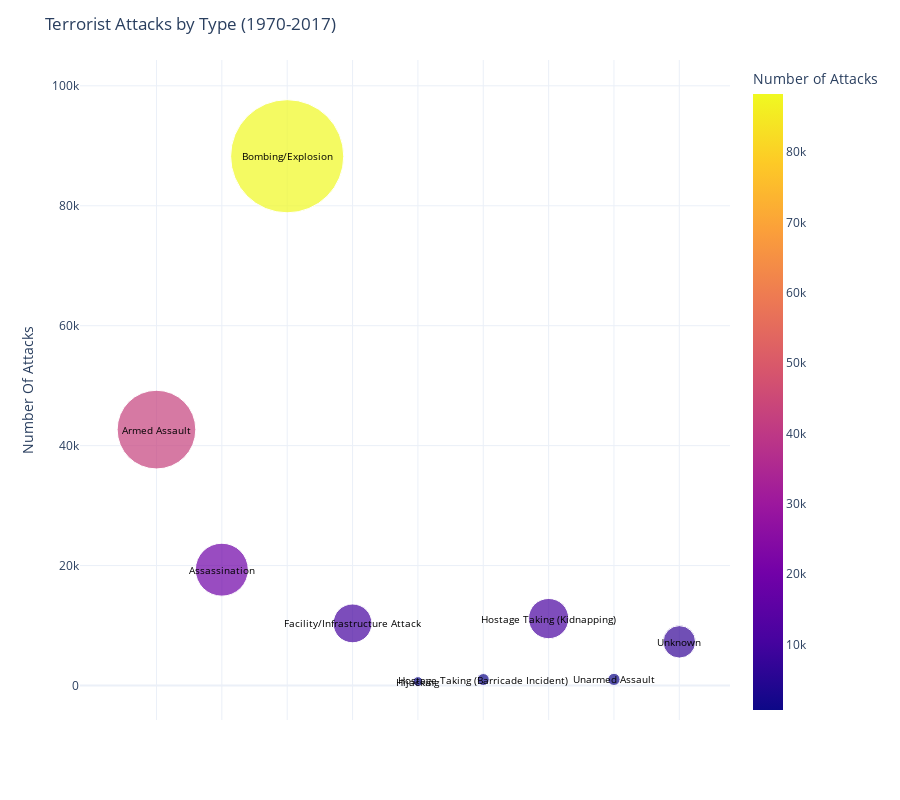

Notebook code cell kept with this figure:
### Markdown cell above
### Q8  - Terrorist Attacks by Type (1970-2017)

### Code cell
attacks_type = data.groupby('attacktype1_txt')['eventid'].count().reset_index()


fig7 = px.scatter(attacks_type, x='attacktype1_txt', y='eventid', size='eventid',
                 color='eventid', color_continuous_scale=px.colors.sequential.Plasma,
                 hover_name='attacktype1_txt', labels={'eventid': 'Number of Attacks', 'attacktype1_txt': 'Country'},
                 template='plotly_white', size_max = 80)

# Add text labels to the plot
for i, row in attacks_type.iterrows():
    fig7.add_annotation(x=row['attacktype1_txt'], y=row['eventid'], text=row['attacktype1_txt'],
                       font=dict(size=10, color='black'), showarrow=False)

# Update the plot layout
fig7.update_layout(title='Terrorist Attacks by Type (1970-2017)',
                  xaxis_title='',
                  yaxis_title='Number Of Attacks',
                  plot_bgcolor='white')

# Hide the x-axis tick labels
fig7.update_xaxes(showticklabels=False)

# Set the size of the plot
fig7.update_layout(width=900, height=800)

# Show the plot
fig7.show()

### Figure 1 — Plotly figure (JSON) as saved in the notebook; plotly's stock layout.template omitted (floating-point values rounded to 4 significant figures)
{"data": [{"hovertemplate": "<b>%{hovertext}</b><br><br>Country=%{x}<br>Number of Attacks=%{marker.color}<extra></extra>", "hovertext": ["Armed Assault", "Assassination", "Bombing/Explosion", "Facility/Infrastructure Attack", "Hijacking", "Hostage Taking (Barricade Incident)", "Hostage Taking (Kidnapping)", "Unarmed Assault", "Unknown"], "legendgroup": "", "marker": {"color": [42669, 19312, 88255, 10356, 659, 991, 11158, 1015, 7276], "coloraxis": "coloraxis", "size": [42669, 19312, 88255, 10356, 659, 991, 11158, 1015, 7276], "sizemode": "area", "sizeref": 13.79, "symbol": "circle"}, "mode": "markers", "name": "", "orientation": "v", "showlegend": false, "type": "scatter", "x": ["Armed Assault", "Assassination", "Bombing/Explosion", "Facility/Infrastructure Attack", "Hijacking", "Hostage Taking (Barricade Incident)", "Hostage Taking (Kidnapping)", "Unarmed Assault", "Unknown"], "xaxis": "x", "y": [42669, 19312, 88255, 10356, 659, 991, 11158, 1015, 7276], "yaxis": "y"}], "layout": {"annotations": [{"font": {"color": "black", "size": 10}, "showarrow": false, "text": "Armed Assault", "x": "Armed Assault", "y": 42669}, {"font": {"color": "black", "size": 10}, "showarrow": false, "text": "Assassination", "x": "Assassination", "y": 19312}, {"font": {"color": "black", "size": 10}, "showarrow": false, "text": "Bombing/Explosion", "x": "Bombing/Explosion", "y": 88255}, {"font": {"color": "black", "size": 10}, "showarrow": false, "text": "Facility/Infrastructure Attack", "x": "Facility/Infrastructure Attack", "y": 10356}, {"font": {"color": "black", "size": 10}, "showarrow": false, "text": "Hijacking", "x": "Hijacking", "y": 659}, {"font": {"color": "black", "size": 10}, "showarrow": false, "text": "Hostage Taking (Barricade Incident)", "x": "Hostage Taking (Barricade Incident)", "y": 991}, {"font": {"color": "black", "size": 10}, "showarrow": false, "text": "Hostage Taking (Kidnapping)", "x": "Hostage Taking (Kidnapping)", "y": 11158}, {"font": {"color": "black", "size": 10}, "showarrow": false, "text": "Unarmed Assault", "x": "Unarmed Assault", "y": 1015}, {"font": {"color": "black", "size": 10}, "showarrow": false, "text": "Unknown", "x": "Unknown", "y": 7276}], "coloraxis": {"colorbar": {"title": {"text": "Number of Attacks"}}, "colorscale": [[0, "#0d0887"], [0.1111, "#46039f"], [0.2222, "#7201a8"], [0.3333, "#9c179e"], [0.4444, "#bd3786"], [0.5556, "#d8576b"], [0.6667, "#ed7953"], [0.7778, "#fb9f3a"], [0.8889, "#fdca26"], [1, "#f0f921"]]}, "height": 800, "legend": {"itemsizing": "constant", "tracegroupgap": 0}, "margin": {"t": 60}, "plot_bgcolor": "white", "title": {"text": "Terrorist Attacks by Type (1970-2017)"}, "width": 900, "xaxis": {"anchor": "y", "domain": [0, 1], "showticklabels": false, "title": {"text": ""}}, "yaxis": {"anchor": "x", "domain": [0, 1], "title": {"text": "Number Of Attacks"}}}}
